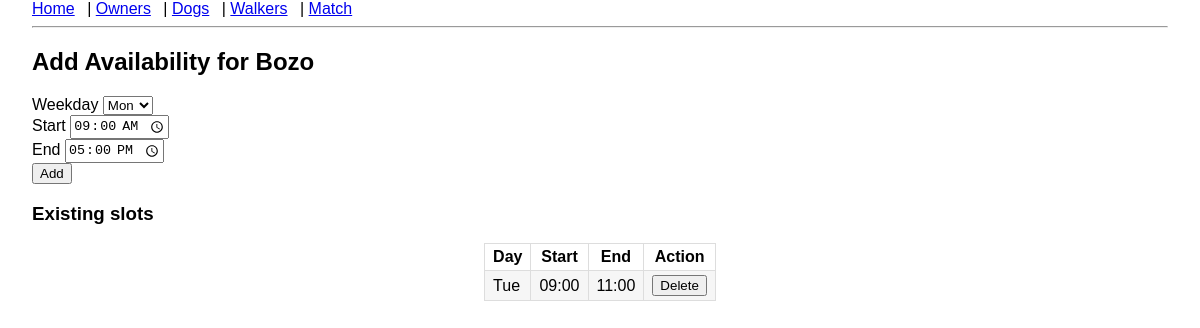
The page /availability/dog/4 on the database as committed earlier.
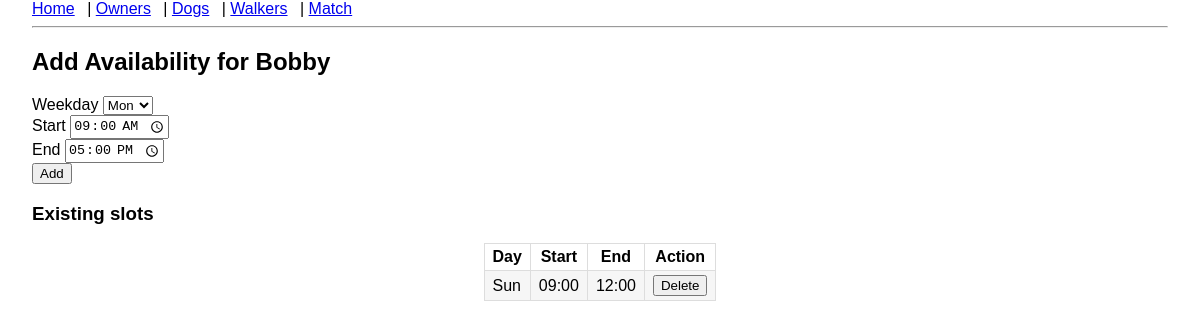
The same page on the database as committed later.
### models.py (models this page shows)
class Dog(db.Model):
    id = db.Column(db.Integer, primary_key=True)
    name = db.Column(db.String(80), nullable=False)
    breed = db.Column(db.String(80))
    owner_id = db.Column(db.Integer, db.ForeignKey("dog_owner.id"), nullable=False)
    availabilities = db.relationship(
        "Availability", backref="dog", cascade="all, delete-orphan"
    )

class Availability(db.Model):
    id = db.Column(db.Integer, primary_key=True)
    weekday = db.Column(db.Integer, nullable=False)  # 0 = Mon … 6 = Sun
    start_time = db.Column(db.Time, nullable=False)
    end_time = db.Column(db.Time, nullable=False)
    dog_id = db.Column(db.Integer, db.ForeignKey("dog.id"))
    walker_id = db.Column(db.Integer, db.ForeignKey("dog_walker.id"))

### app.py (the view, shortened to what this page needs)
@app.route("/availability/<string:entity>/<int:entity_id>", methods=["GET", "POST"])
def manage_availability(entity, entity_id):
    form = AvailabilityForm()
    if entity == "dog":
        obj = Dog.query.get_or_404(entity_id)
    else:
        obj = DogWalker.query.get_or_404(entity_id)
    return render_template(
        "availability_form.html",
        form=AvailabilityForm(),
        entity=entity,
        obj=obj
    )

### forms.py (shortened to what this page needs)
class AvailabilityForm(FlaskForm):
    weekday = SelectField("Weekday", coerce=int, choices=WEEKDAYS)
    start_time = TimeField("Start", default=dt.time(9, 0))
    end_time = TimeField("End", default=dt.time(17, 0))
    submit = SubmitField("Add")

### templates/availability_form.html (shortened to what this page needs)
{% extends "layout.html" %}
{% block content %}
<h2>Add Availability for {{ obj.name }}</h2>
<form method="post">
    {{ form.weekday.label }} {{ form.weekday() }}<br>
    {{ form.start_time.label }} {{ form.start_time() }}<br>
    {{ form.end_time.label }} {{ form.end_time() }}<br>
    {{ form.submit() }}
</form>
<h3>Existing slots</h3>
<table>
    <tr>
        <th>Day</th>
        <th>Start</th>
        <th>End</th>
        <th>Action</th>
    </tr>
    {% for a in obj.availabilities %}
    <tr>
        <td>{{ ['Mon','Tue','Wed','Thu','Fri','Sat','Sun'][a.weekday] }}</td>
        <td>{{ a.start_time.strftime('%H:%M') }}</td>
        <td>{{ a.end_time.strftime('%H:%M') }}</td>
        <td>
            <form action="{{ url_for('delete_availability', availability_id=a.id) }}" method="post" style="margin:0;">
                <button type="submit" onclick="return confirm('Are you sure you want to delete this slot?');"
                        class="btn btn-danger">
                    Delete
                </button>
            </form>
        </td>
    </tr>
    {% endfor %}
</table>
{% endblock %}

Rows that differ between the two databases and show on the page:
removed Availability: weekday "Tue", start_time "09:00", end_time "11:00"
changed Dog: name "Bozo" → "Bobby"
now on this page (row edited): Availability: weekday "Sun", start_time "09:00", end_time "12:00"
